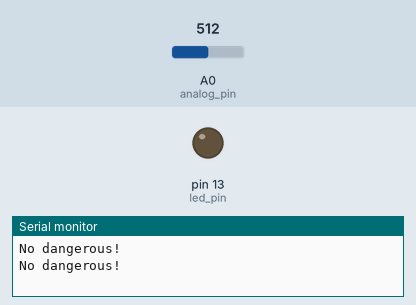
Recording of a sketch running on a simulated Arduino Uno, built with avr-gcc and run on an emulated ATmega328P. On the bench: output pins drawn as LEDs (lit = HIGH), the last lines printed to the serial monitor. Dashed ring = blinking. Inputs (shaded band) come from the test bench; at power-on: A0 (analog_pin) = 512.

Above: at 1.8 s.
1.9 s: A0 (analog_pin) set to 525
At 2.5 s:
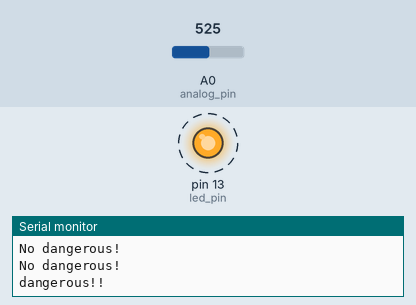
6.0 s: A0 (analog_pin) set to 511
At 6.6 s:
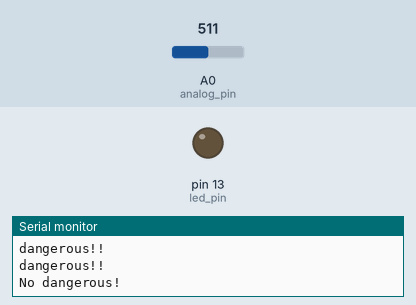
7.5 s: A0 (analog_pin) set to 716
At 11.4 s:
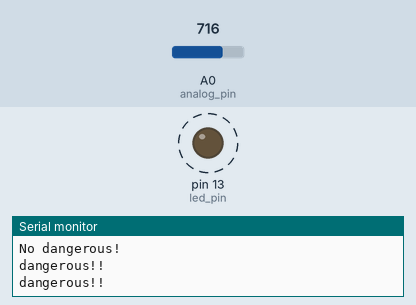
11.6 s: A0 (analog_pin) set to 502
At 12.2 s:
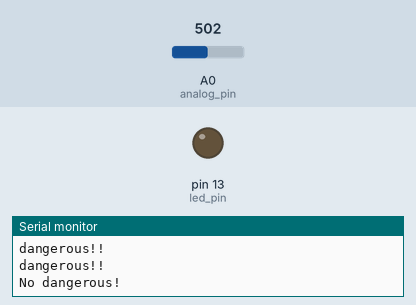
Timing chart, 0 to 14.1 s (numbered marks = the images above; inputs shaded):
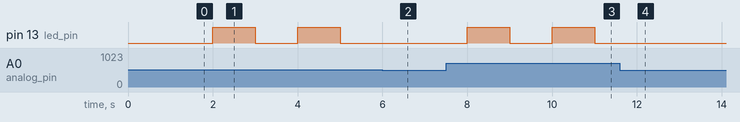

The sketch:

MQ_5.ino
```cpp
int led_pin=13;
int buzzer = 12;
int analog_pin=A0;
void setup() {
  Serial.begin(9600);
  pinMode(led_pin, OUTPUT);
}

void loop() {
  int temp;
  temp=analogRead(analog_pin);
  if(temp>512)
  {
    Serial.println("dangerous!!");
    digitalWrite(led_pin,HIGH);
    digitalWrite(buzzer,HIGH);
    delay(1000);
    digitalWrite(led_pin,LOW);
    digitalWrite(buzzer,LOW);
    delay(1000);

   }
   else
   {
      Serial.println("No dangerous!");
      digitalWrite(led_pin,LOW);
      digitalWrite(buzzer,LOW);
      delay(1000);
   }
}
```

Measured:
- the behaviour switches between 512 and 513 on A0 (analog_pin) (found by bisection; images 0 and 1)
- after the input at 1.9 s, pin 13 (led_pin): alternates HIGH for 1.0 s and LOW for 1.0 s, starting after 0.10 s
- after the input at 6.0 s, pin 13 (led_pin): stays LOW (without the input it goes to HIGH after 0.00 s)
- after the input at 7.5 s, pin 13 (led_pin): alternates HIGH for 1.0 s and LOW for 1.0 s, starting after 0.50 s
- after the input at 11.6 s, pin 13 (led_pin): stays LOW (without the input it goes to HIGH after 0.40 s)
